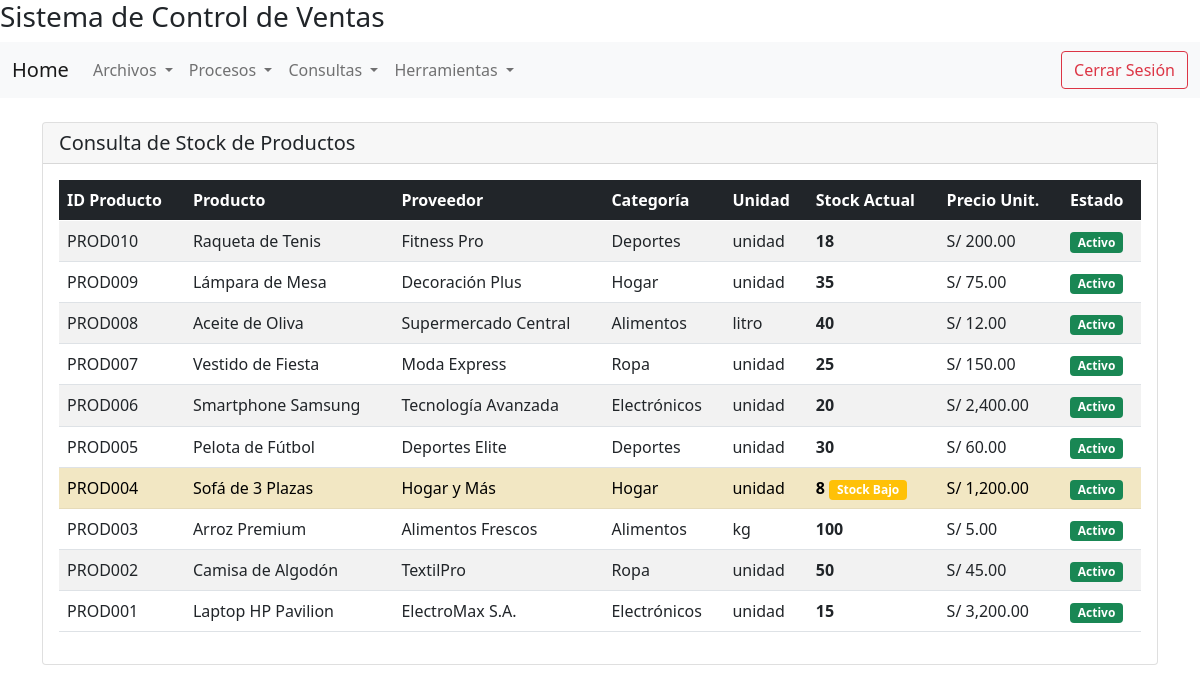
Page /vista/consulta/stock.php on the committed database.
### tables this page shows
CREATE TABLE productos (
    idproducto VARCHAR(10) PRIMARY KEY,
    idproveedor VARCHAR(3),
    nomproducto VARCHAR(128) NOT NULL,
    unimed VARCHAR(15),
    stock INT DEFAULT 0,
    cosuni DECIMAL(10,4) DEFAULT 0,
    preuni DECIMAL(10,4) DEFAULT 0,
    idcategoria CHAR(2),
    estado CHAR(1) DEFAULT 'A',
    FOREIGN KEY (idproveedor) REFERENCES proveedores(idproveedor),
    FOREIGN KEY (idcategoria) REFERENCES categorias(idcategoria)
);

CREATE TABLE proveedores (
    idproveedor VARCHAR(3) PRIMARY KEY,
    nomproveedor VARCHAR(128) NOT NULL,
    rucproveedor VARCHAR(11),
    dirproveedor VARCHAR(128),
    telproveedor VARCHAR(9),
    emailproveedor VARCHAR(64)
);

CREATE TABLE categorias (
    idcategoria CHAR(2) PRIMARY KEY,
    nomcategoria VARCHAR(128) NOT NULL
);

### includes/db.php (called while the page is built, shortened)
<?php
if (!defined('DB_INCLUDED')) {
    class DBConection{
    public function conectar(){
        try {
            $pdo = new PDO("mysql:host=" .DBHOST. ";dbname=" .DBNAME. ";charset=utf8", DBUSER, DBPASS);
            $pdo->setAttribute(PDO::ATTR_ERRMODE, PDO::ERRMODE_EXCEPTION);
            return $pdo;
        } catch (PDOException $e) {
            echo "Error en la conexión: " . $e->getMessage();
            return false;
        }
    }
    }
}
?>

### modelo/producto.php (called while the page is built, shortened)
<?php
if (!defined('PRODUCTO_INCLUDED')) {
    include $_SERVER['DOCUMENT_ROOT'] . "/sisventas/includes/db.php";
    class Producto
    {
        private $con;
        public function __construct()
        {
            $cnx = new DBConection();
            $this->con = $cnx->conectar();
        }
        public function listado()
        {
            $sql = "SELECT p.*, pr.nomproveedor, c.nomcategoria
                    FROM productos p
                    LEFT JOIN proveedores pr ON p.idproveedor = pr.idproveedor
                    LEFT JOIN categorias c ON p.idcategoria = c.idcategoria
                    ORDER BY p.idproducto DESC";
            $stmt = $this->con->prepare($sql);
            $stmt->execute();
            $resultados = $stmt->fetchAll(PDO::FETCH_ASSOC);
            return $resultados;
        }
    }
}

### controlador/productoController.php (called while the page is built, shortened)
<?php
if (!defined('PRODUCTO_CONTROLLER_INCLUDED')) {
    include $_SERVER['DOCUMENT_ROOT']."/sisventas/modelo/producto.php";
    class ProductoController{
        public function obtener_listado(){
            $listado = new Producto();
            $res = $listado->listado();
            return $res;
        }
    }
}
?>

### vista/consulta/stock.php (the view, shortened to what this page needs)
<?php
include_once $_SERVER['DOCUMENT_ROOT']."/sisventas/vista/layout/header.php";
include_once $_SERVER['DOCUMENT_ROOT']."/sisventas/vista/layout/navbar.php";
include $_SERVER['DOCUMENT_ROOT']."/sisventas/controlador/productoController.php";
$producto = new ProductoController();
$datos = $producto->obtener_listado();
?>
<div class="container mt-4">
    <div class="row">
        <div class="col-12">
            <div class="card">
                <div class="card-header">
                    <h5 class="mb-0">Consulta de Stock de Productos</h5>
                </div>
                <div class="card-body">
                    <div class="table-responsive">
                        <table class="table table-striped table-hover">
                            <thead class="table-dark">
                                <tr>
                                    <th>ID Producto</th>
                                    <th>Producto</th>
                                    <th>Proveedor</th>
                                    <th>Categoría</th>
                                    <th>Unidad</th>
                                    <th>Stock Actual</th>
                                    <th>Precio Unit.</th>
                                    <th>Estado</th>
                                </tr>
                            </thead>
                            <tbody>
                            <?php
                                if ($datos && count($datos) > 0) {
                                    foreach ($datos as $fila) {
                                        $stockClass = $fila['stock'] <= 10 ? 'table-warning' : ($fila['stock'] == 0 ? 'table-danger' : '');
                                        $estado = $fila['estado'] == 'A' ? 'Activo' : 'Inactivo';
                                        ?>
                                        <tr class="<?php echo $stockClass; ?>">
                                            <td><?php echo $fila['idproducto']; ?></td>
                                            <td><?php echo $fila['nomproducto']; ?></td>
                                            <td><?php echo $fila['nomproveedor'] ?? 'N/A'; ?></td>
                                            <td><?php echo $fila['nomcategoria'] ?? 'N/A'; ?></td>
                                            <td><?php echo $fila['unimed']; ?></td>
                                            <td>
                                                <strong><?php echo $fila['stock']; ?></strong>
                                                <?php if ($fila['stock'] <= 10): ?>
                                                    <span class="badge bg-warning">Stock Bajo</span>
                                                <?php endif; ?>
                                            </td>
                                            <td>S/ <?php echo number_format($fila['preuni'], 2); ?></td>
                                            <td>
                                                <span class="badge <?php echo $fila['estado'] == 'A' ? 'bg-success' : 'bg-secondary'; ?>">
                                                    <?php echo $estado; ?>
                                                </span>
                                            </td>
                                        </tr>
                                    <?php
                                    }
                                } else {
                                    ?>
                                    <tr>
                                        <td colspan="8" class="text-center">No hay productos registrados</td>
                                    </tr>
                                <?php
                                }
                            ?>
                            </tbody>
                        </table>
                    </div>
                </div>
            </div>
        </div>
    </div>
</div>
<?php include_once $_SERVER['DOCUMENT_ROOT']."/sisventas/vista/layout/footer.php"; ?>

### vista/layout/header.php (shortened to what this page needs)
<!DOCTYPE html>
<html lang="en">
<head>
    <link href="https://cdn.jsdelivr.net/npm/bootstrap@5.0.2/dist/css/bootstrap.min.css" rel="stylesheet">
</head>
<body>
 <h3>Sistema de Control de Ventas</h3>

### vista/layout/navbar.php (shortened to what this page needs)
<nav class="navbar navbar-expand-lg navbar-light bg-light">
  <div class="container-fluid">
    <a class="navbar-brand" href="http://localhost/sisventas">Home</a>
    <div class="collapse navbar-collapse" id="navbarSupportedContent">
      <ul class="navbar-nav me-auto mb-2 mb-lg-0">
        <li class="nav-item dropdown">
          <a class="nav-link dropdown-toggle" href="#" id="archivosDropdown" role="button" data-bs-toggle="dropdown" aria-expanded="false">
            Archivos
          </a>
        </li>
        <li class="nav-item dropdown">
          <a class="nav-link dropdown-toggle" href="#" id="procesosDropdown" role="button" data-bs-toggle="dropdown" aria-expanded="false">
            Procesos
          </a>
        </li>
        <li class="nav-item dropdown">
          <a class="nav-link dropdown-toggle" href="#" id="consultasDropdown" role="button" data-bs-toggle="dropdown" aria-expanded="false">
            Consultas
          </a>
        </li>
        <li class="nav-item dropdown">
          <a class="nav-link dropdown-toggle" href="#" id="herramientasDropdown" role="button" data-bs-toggle="dropdown" aria-expanded="false">
            Herramientas
          </a>
        </li>
      </ul>
      <div class="d-flex">
        <a href="http://localhost/sisventas/controlador/logoutController.php" class="btn btn-outline-danger">Cerrar Sesión</a>
      </div>
    </div>
  </div>
</nav>

### vista/layout/footer.php (shortened to what this page needs)
</body>
</html>

### rows in the picture
productos: idproducto "PROD010", nomproducto "Raqueta de Tenis", idproveedor.nomproveedor "Fitness Pro", idcategoria.nomcategoria "Deportes", unimed "unidad", stock "18", preuni "200.00", estado "Activo"
productos: idproducto "PROD009", nomproducto "Lámpara de Mesa", idproveedor.nomproveedor "Decoración Plus", idcategoria.nomcategoria "Hogar", unimed "unidad", stock "35", preuni "75.00", estado "Activo"
productos: idproducto "PROD008", nomproducto "Aceite de Oliva", idproveedor.nomproveedor "Supermercado Central", idcategoria.nomcategoria "Alimentos", unimed "litro", stock "40", preuni "12.00", estado "Activo"
productos: idproducto "PROD007", nomproducto "Vestido de Fiesta", idproveedor.nomproveedor "Moda Express", idcategoria.nomcategoria "Ropa", unimed "unidad", stock "25", preuni "150.00", estado "Activo"
productos: idproducto "PROD006", nomproducto "Smartphone Samsung", idproveedor.nomproveedor "Tecnología Avanzada", idcategoria.nomcategoria "Electrónicos", unimed "unidad", stock "20", preuni "2,400.00", estado "Activo"
productos: idproducto "PROD005", nomproducto "Pelota de Fútbol", idproveedor.nomproveedor "Deportes Elite", idcategoria.nomcategoria "Deportes", unimed "unidad", stock "30", preuni "60.00", estado "Activo"
productos: idproducto "PROD004", nomproducto "Sofá de 3 Plazas", idproveedor.nomproveedor "Hogar y Más", idcategoria.nomcategoria "Hogar", unimed "unidad", stock "8", shows "Stock Bajo", preuni "1,200.00", estado "Activo"
productos: idproducto "PROD003", nomproducto "Arroz Premium", idproveedor.nomproveedor "Alimentos Frescos", idcategoria.nomcategoria "Alimentos", unimed "kg", stock "100", preuni "5.00", estado "Activo"
productos: idproducto "PROD002", nomproducto "Camisa de Algodón", idproveedor.nomproveedor "TextilPro", idcategoria.nomcategoria "Ropa", unimed "unidad", stock "50", preuni "45.00", estado "Activo"
productos: idproducto "PROD001", nomproducto "Laptop HP Pavilion", idproveedor.nomproveedor "ElectroMax S.A.", idcategoria.nomcategoria "Electrónicos", unimed "unidad", stock "15", preuni "3,200.00", estado "Activo"
